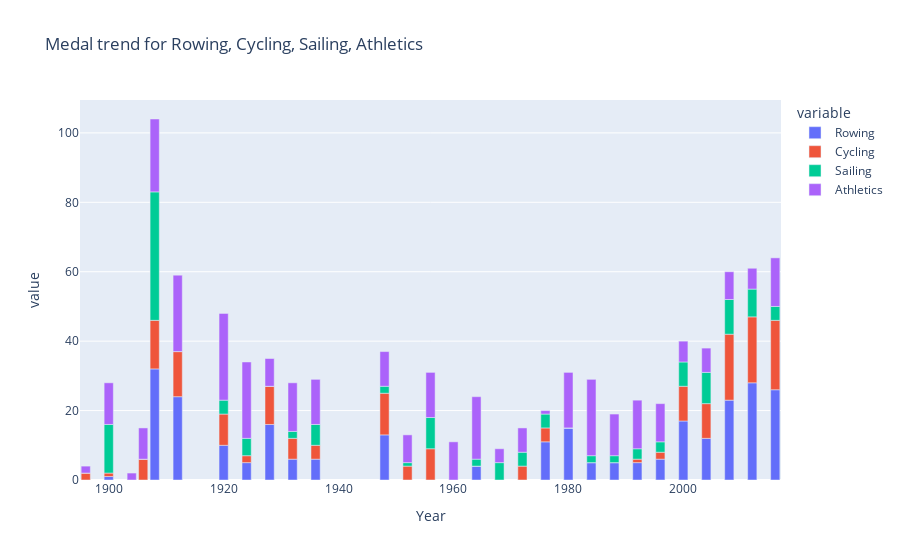

Notebook code cell kept with this figure:
### Code cell
# Liten px graf för sammanställning, väldigt ofärdig.
px.bar(medal_trend_df, title=f"Medal trend for {', '.join(medal_trend_df.columns)}")

### Figure 1 — Plotly figure (JSON) as saved in the notebook; plotly's stock layout.template omitted (floating-point values rounded to 4 significant figures)
{"data": [{"alignmentgroup": "True", "hovertemplate": "variable=Rowing<br>Year=%{x}<br>value=%{y}<extra></extra>", "legendgroup": "Rowing", "marker": {"color": "#636efa", "pattern": {"shape": ""}}, "name": "Rowing", "offsetgroup": "Rowing", "orientation": "v", "showlegend": true, "textposition": "auto", "type": "bar", "x": [1896, 1900, 1904, 1906, 1908, 1912, 1920, 1924, 1928, 1932, 1936, 1948, 1952, 1956, 1960, 1964, 1968, 1972, 1976, 1980, 1984, 1988, 1992, 1996, 2000, 2004, 2008, 2012, 2016], "xaxis": "x", "y": [0, 1, 0, 0, 32, 24, 10, 5, 16, 6, 6, 13, 0, 0, 0, 4, 0, 0, 11, 15, 5, 5, 5, 6, 17, 12, 23, 28, 26], "yaxis": "y"}, {"alignmentgroup": "True", "hovertemplate": "variable=Cycling<br>Year=%{x}<br>value=%{y}<extra></extra>", "legendgroup": "Cycling", "marker": {"color": "#EF553B", "pattern": {"shape": ""}}, "name": "Cycling", "offsetgroup": "Cycling", "orientation": "v", "showlegend": true, "textposition": "auto", "type": "bar", "x": [1896, 1900, 1904, 1906, 1908, 1912, 1920, 1924, 1928, 1932, 1936, 1948, 1952, 1956, 1960, 1964, 1968, 1972, 1976, 1980, 1984, 1988, 1992, 1996, 2000, 2004, 2008, 2012, 2016], "xaxis": "x", "y": [2, 1, 0, 6, 14, 13, 9, 2, 11, 6, 4, 12, 4, 9, 0, 0, 0, 4, 4, 0, 0, 0, 1, 2, 10, 10, 19, 19, 20], "yaxis": "y"}, {"alignmentgroup": "True", "hovertemplate": "variable=Sailing<br>Year=%{x}<br>value=%{y}<extra></extra>", "legendgroup": "Sailing", "marker": {"color": "#00cc96", "pattern": {"shape": ""}}, "name": "Sailing", "offsetgroup": "Sailing", "orientation": "v", "showlegend": true, "textposition": "auto", "type": "bar", "x": [1896, 1900, 1904, 1906, 1908, 1912, 1920, 1924, 1928, 1932, 1936, 1948, 1952, 1956, 1960, 1964, 1968, 1972, 1976, 1980, 1984, 1988, 1992, 1996, 2000, 2004, 2008, 2012, 2016], "xaxis": "x", "y": [0, 14, 0, 0, 37, 0, 4, 5, 0, 2, 6, 2, 1, 9, 0, 2, 5, 4, 4, 0, 2, 2, 3, 3, 7, 9, 10, 8, 4], "yaxis": "y"}, {"alignmentgroup": "True", "hovertemplate": "variable=Athletics<br>Year=%{x}<br>value=%{y}<extra></extra>", "legendgroup": "Athletics", "marker": {"color": "#ab63fa", "pattern": {"shape": ""}}, "name": "Athletics", "offsetgroup": "Athletics", "orientation": "v", "showlegend": true, "textposition": "auto", "type": "bar", "x": [1896, 1900, 1904, 1906, 1908, 1912, 1920, 1924, 1928, 1932, 1936, 1948, 1952, 1956, 1960, 1964, 1968, 1972, 1976, 1980, 1984, 1988, 1992, 1996, 2000, 2004, 2008, 2012, 2016], "xaxis": "x", "y": [2, 12, 2, 9, 21, 22, 25, 22, 8, 14, 13, 10, 8, 13, 11, 18, 4, 7, 1, 16, 22, 12, 14, 11, 6, 7, 8, 6, 14], "yaxis": "y"}], "layout": {"barmode": "relative", "legend": {"title": {"text": "variable"}, "tracegroupgap": 0}, "title": {"text": "Medal trend for Rowing, Cycling, Sailing, Athletics"}, "xaxis": {"anchor": "y", "domain": [0, 1], "title": {"text": "Year"}}, "yaxis": {"anchor": "x", "domain": [0, 1], "title": {"text": "value"}}}}
